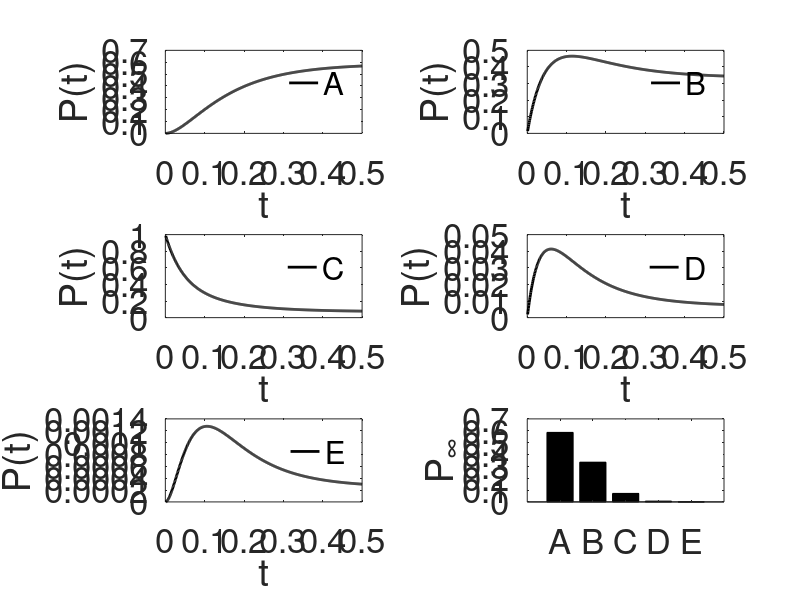

Write the MATLAB code that produced this figure.
%
% exact_analytic_solution.m
%
%
% (c) 2015 - Michele Giugliano, michele.giugliano@uantwerpen.be
% http://www.uantwerpen.be/michele-giugliano
%
% Reference: Linaro D, Giugliano M (2014) Markov models of ion channels. 
% Springer Encyclopedia of Computational Neuroscience
% doi:10.1007/978-1-4614-7320-6_131-1
%

%clear all;      % Clear all varibles from the memory
%close all;      % Close all files and figures
%clc;            % Clear the command window

Nstep = 500;    % Simulation time steps (exclusively used to plot traces)
Nadd  = 1000;   % Additional simulation time steps, until steady-state reached!

dt= 0.001;      % ms - iteration time step (it is an exact analytical method!)

a = 1;          % \alpha - [ms^-1] - values of the parameters
b = 7;          % \beta  - [ms^-1] - values of the parameters

STATES = {'A', 'B', 'C', 'D', 'E', 'F'};    % Aesthetics: name of states

% Initial condition ; note: sum(P) must be equal to 1 !!!!!!
%P = 0.2 * [1 1 1 1 1]';  
P = [0 0 1 0 0]';  

% Generator matrix of A <-> B <-> C <-> D <-> E, like "Kd" ion channels
Q = [-4*a     b         0      0     0; 
      4*a -(3*a+b)     2*b     0     0;
       0     3*a   -(2*a+2*b) 3*b    0;
       0      0        2*a -(a+3*b) 4*b;
       0      0         0      a   -4*b];
   
   
eQ = expm(Q * dt);  % Exponential of matrix Q * dt 
% see http://nl.mathworks.com/help/matlab/ref/expm.html
   

out = zeros(Nstep, 6);      % Output data structure, for plotting

for k=1:Nstep,		    % Main iteration loop, through time...
 % P = P + dt * Q * P;      % Forward Euler numerical method (NOT used)
 P = eQ * P;                % Iteration of the exact analytical solution

 out(k,1)   = k*dt;         % Log time data on the output structure
 out(k,2:6) = P';           % Log state-vars data on the output structure
end % end for

for k=1:Nadd,               % Iteration is continued until steady-state
 % P = P + dt * Q * P;      % Forward Euler numerical method (NOT used)
 P = eQ * P;                % Iteration of the exact analytical solution
end % end for


% Plotting and other aesthetics
figure(1); clf;             % Create or clear Figure 1 if existing..
set(gcf, 'Color', [1 1 1]); % Change its default background color

subplot(3,2,1);             % Prepare to create 5 + 1 subplots (i.e., P(t) for each state)
for k=1:5                   % For each of the first 5 subplots
 subplot(3,2,k);
 plot(out(:,1), out(:,1+k), 'k', 'LineWidth', 2);   % Plot P(t), for each of the 5 states

 xlabel('t',      'FontSize', 25);      % X-label
 ylabel('{P(t)}', 'FontSize', 25);      % Y-label 
 
 L = legend(sprintf('%s', STATES{k}));  % Legend, indicating the name of the corresponding states
 set(L, 'box', 'off');                  % No box around the legend
 
 set(gca, 'FontSize', 25, 'xlim', [0 dt*Nstep]);    % Change fonts for the axes ticks
end

subplot(3,2,6);            % For the last subplot, let's represent the steady states values
B = bar(1:5, P);	   % Plot the current value of P as a bar plot (i.e., at time t = t_end)
set(B, 'FaceColor', 'k', 'EdgeColor', 'k');	% Make the bar plot nicely colored

ylabel('{P_{\infty}}', 'FontSize', 25);		% Y-label
set(gca, 'XTick', 1:5, 'XTickLabel', STATES, 'xlim', [0 6], 'FontSize', 25);

%set(gcf, 'units','normalized','outerposition',[0 0 1 1])	% Unused, does not work nicely
%print(gcf, '-dpng', '-opengl', 'analytical_solution.png');	% Unused, does not work nicely

disp('Steady-state occupancy probabilities:');			% Print the steady-state values
for k=1:5, disp(sprintf('P_%s = %.4f', STATES{k}, P(k))); end;	% on the command window
